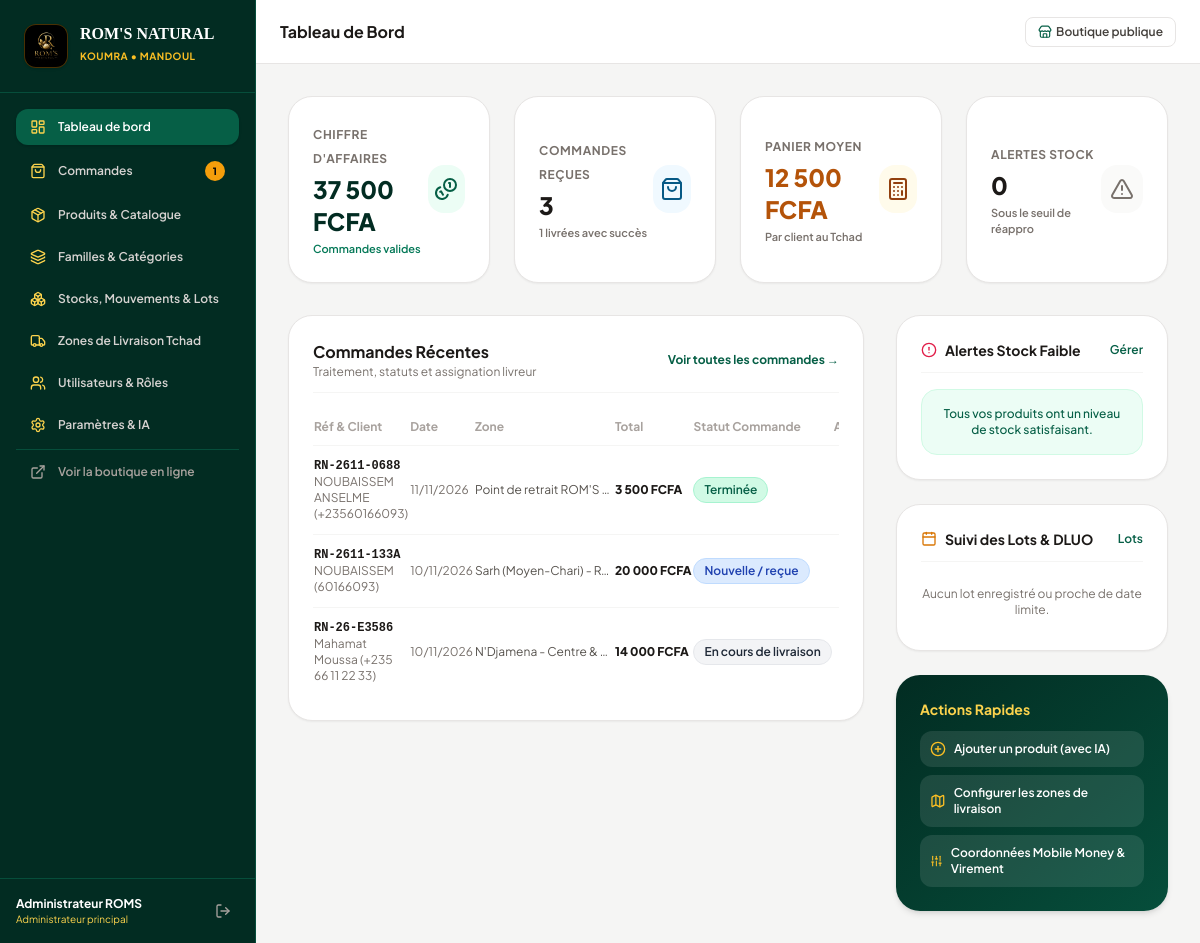
/admin/index.php (signed in), run on the app's committed database.
### tables this page shows
CREATE TABLE orders (
        id INTEGER PRIMARY KEY AUTOINCREMENT,
        reference TEXT UNIQUE NOT NULL,
        client_nom TEXT NOT NULL,
        client_telephone TEXT NOT NULL,
        client_email TEXT,
        zone_id INTEGER,
        zone_nom TEXT,
        adresse_detaillee TEXT NOT NULL,
        mode_reception TEXT NOT NULL DEFAULT 'Livraison',
        mode_paiement TEXT NOT NULL DEFAULT 'Paiement à la livraison',
        statut_paiement TEXT NOT NULL DEFAULT 'À encaisser à la livraison',
        statut_commande TEXT NOT NULL DEFAULT 'Nouvelle / reçue',
        reference_paiement TEXT,
        sous_total REAL NOT NULL DEFAULT 0,
        frais_livraison REAL NOT NULL DEFAULT 0,
        total REAL NOT NULL DEFAULT 0,
        notes_client TEXT,
        notes_internes TEXT,
        motif_annulation TEXT,
        livreur_nom TEXT,
        date_paiement DATETIME,
        date_creation DATETIME DEFAULT CURRENT_TIMESTAMP,
        date_mise_a_jour DATETIME DEFAULT CURRENT_TIMESTAMP
    );

### admin/index.php (the view, shortened to what this page needs)
<?php
require_once __DIR__ . '/header.php';
$totalSales = $pdo->query("SELECT SUM(total) FROM orders WHERE statut_commande != 'Annulée'")->fetchColumn() ?: 0;
$totalOrders = $pdo->query("SELECT COUNT(*) FROM orders")->fetchColumn() ?: 0;
$completedOrders = $pdo->query("SELECT COUNT(*) FROM orders WHERE statut_commande = 'Terminée'")->fetchColumn() ?: 0;
$averageBasket = ($totalOrders > 0) ? ($totalSales / $totalOrders) : 0;
$recentOrders = $pdo->query("SELECT * FROM orders ORDER BY id DESC LIMIT 8")->fetchAll();
$lowStockProducts = $pdo->query("SELECT * FROM products WHERE stock <= seuil_alerte AND disponible = 1 ORDER BY stock ASC LIMIT 6")->fetchAll();
$expiringDateThreshold = date('Y-m-d', strtotime('+6 months'));
$expiringBatches = $pdo->query("SELECT b.*, p.nom as produit_nom
    FROM product_batches b
    LEFT JOIN products p ON b.produit_id = p.id
    WHERE b.date_limite <= '$expiringDateThreshold'
    ORDER BY b.date_limite ASC LIMIT 5")->fetchAll();
?>
<div class="grid grid-cols-1 sm:grid-cols-2 lg:grid-cols-4 gap-6 mb-8">
    <div class="bg-white p-6 rounded-3xl border border-stone-200 shadow-sm flex items-center justify-between">
        <div>
            <span class="text-xs font-bold uppercase tracking-wider text-stone-500">Chiffre d'Affaires</span>
            <p class="text-2xl font-black text-emerald-950 mt-1"><?= formatPrice($totalSales) ?></p>
            <span class="text-[11px] text-emerald-700 font-semibold mt-1 block">Commandes valides</span>
        </div>
        <div class="w-12 h-12 rounded-2xl bg-emerald-50 text-emerald-800 flex items-center justify-center">
            <i data-lucide="coins" class="w-6 h-6"></i>
        </div>
    </div>
    <div class="bg-white p-6 rounded-3xl border border-stone-200 shadow-sm flex items-center justify-between">
        <div>
            <span class="text-xs font-bold uppercase tracking-wider text-stone-500">Commandes Reçues</span>
            <p class="text-2xl font-black text-stone-900 mt-1"><?= $totalOrders ?></p>
            <span class="text-[11px] text-stone-500 font-semibold mt-1 block"><?= $completedOrders ?> livrées avec succès</span>
        </div>
        <div class="w-12 h-12 rounded-2xl bg-sky-50 text-sky-800 flex items-center justify-center">
            <i data-lucide="shopping-bag" class="w-6 h-6"></i>
        </div>
    </div>
    <div class="bg-white p-6 rounded-3xl border border-stone-200 shadow-sm flex items-center justify-between">
        <div>
            <span class="text-xs font-bold uppercase tracking-wider text-stone-500">Panier Moyen</span>
            <p class="text-2xl font-black text-amber-700 mt-1"><?= formatPrice($averageBasket) ?></p>
            <span class="text-[11px] text-stone-500 font-semibold mt-1 block">Par client au Tchad</span>
        </div>
        <div class="w-12 h-12 rounded-2xl bg-amber-50 text-amber-800 flex items-center justify-center">
            <i data-lucide="calculator" class="w-6 h-6"></i>
        </div>
    </div>
    <div class="bg-white p-6 rounded-3xl border border-stone-200 shadow-sm flex items-center justify-between">
        <div>
            <span class="text-xs font-bold uppercase tracking-wider text-stone-500">Alertes Stock</span>
            <p class="text-2xl font-black <?= count($lowStockProducts) > 0 ? 'text-rose-600' : 'text-stone-900' ?> mt-1">
                <?= count($lowStockProducts) ?>
            </p>
            <span class="text-[11px] text-stone-500 font-semibold mt-1 block">Sous le seuil de réappro</span>
        </div>
        <div class="w-12 h-12 rounded-2xl <?= count($lowStockProducts) > 0 ? 'bg-rose-50 text-rose-700' : 'bg-stone-50 text-stone-500' ?> flex items-center justify-center">
            <i data-lucide="alert-triangle" class="w-6 h-6"></i>
        </div>
    </div>
</div>
<div class="grid grid-cols-1 lg:grid-cols-12 gap-8 items-start">
    <div class="lg:col-span-8 bg-white rounded-3xl border border-stone-200 p-6 shadow-sm space-y-4">
        <div class="flex items-center justify-between pb-3 border-b border-stone-100">
            <div>
                <h3 class="font-bold text-base text-stone-900">Commandes Récentes</h3>
                <p class="text-xs text-stone-500">Traitement, statuts et assignation livreur</p>
            </div>
            <a href="<?= BASE_URL ?>/admin/orders.php" class="text-xs font-bold text-emerald-800 hover:underline">
                Voir toutes les commandes →
            </a>
        </div>
        <?php if (empty($recentOrders)): ?>
            <p class="text-xs text-stone-500 py-6 text-center">Aucune commande enregistrée pour le moment.</p>
        <?php else: ?>
            <div class="overflow-x-auto">
                <table class="w-full text-left text-xs">
                    <thead>
                        <tr class="text-stone-400 font-semibold border-b border-stone-100 pb-2">
                            <th class="py-2.5">Réf & Client</th>
                            <th class="py-2.5">Date</th>
                            <th class="py-2.5">Zone</th>
                            <th class="py-2.5">Total</th>
                            <th class="py-2.5">Statut Commande</th>
                            <th class="py-2.5 text-right">Action</th>
                        </tr>
                    </thead>
                    <tbody class="divide-y divide-stone-100">
                        <?php foreach ($recentOrders as $ord): ?>
                            <tr class="hover:bg-stone-50/70 transition">
                                <td class="py-3">
                                    <span class="font-bold text-stone-900 font-mono block"><?= htmlspecialchars($ord['reference']) ?></span>
                                    <span class="text-stone-500"><?= htmlspecialchars($ord['client_nom']) ?> (<?= htmlspecialchars($ord['client_telephone']) ?>)</span>
                                </td>
                                <td class="py-3 text-stone-500 whitespace-nowrap"><?= formatDateFr($ord['date_creation'], false) ?></td>
                                <td class="py-3 text-stone-600 max-w-[140px] truncate" title="<?= htmlspecialchars($ord['zone_nom']) ?>">
                                    <?= htmlspecialchars($ord['zone_nom']) ?>
                                </td>
                                <td class="py-3 font-black text-stone-900 whitespace-nowrap"><?= formatPrice($ord['total']) ?></td>
                                <td class="py-3 whitespace-nowrap">
                                    <?= orderStatusBadge($ord['statut_commande']) ?>
                                </td>
                                <td class="py-3 text-right">
                                </td>
                            </tr>
                        <?php endforeach; ?>
                    </tbody>
                </table>
            </div>
        <?php endif; ?>
    </div>
    <div class="lg:col-span-4 space-y-6">
        <div class="bg-white rounded-3xl border border-stone-200 p-6 shadow-sm space-y-4">
            <div class="flex items-center justify-between pb-3 border-b border-stone-100">
                <div class="flex items-center gap-2">
                    <i data-lucide="alert-circle" class="w-4 h-4 text-rose-600"></i>
                    <h3 class="font-bold text-sm text-stone-900">Alertes Stock Faible</h3>
                </div>
                <a href="<?= BASE_URL ?>/admin/stock.php" class="text-xs font-semibold text-emerald-800 hover:underline">Gérer</a>
            </div>
            <?php if (empty($lowStockProducts)): ?>
                <div class="p-4 rounded-2xl bg-emerald-50 border border-emerald-100 text-emerald-800 text-xs text-center font-medium">
                    Tous vos produits ont un niveau de stock satisfaisant.
                </div>
            <?php endif; ?>
        </div>
        <div class="bg-white rounded-3xl border border-stone-200 p-6 shadow-sm space-y-4">
            <div class="flex items-center justify-between pb-3 border-b border-stone-100">
                <div class="flex items-center gap-2">
                    <i data-lucide="calendar" class="w-4 h-4 text-amber-600"></i>
                    <h3 class="font-bold text-sm text-stone-900">Suivi des Lots & DLUO</h3>
                </div>
                <a href="<?= BASE_URL ?>/admin/stock.php" class="text-xs font-semibold text-emerald-800 hover:underline">Lots</a>
            </div>
            <?php if (empty($expiringBatches)): ?>
                <p class="text-xs text-stone-500 text-center py-2">Aucun lot enregistré ou proche de date limite.</p>
            <?php endif; ?>
        </div>
        <div class="bg-gradient-to-br from-emerald-950 to-emerald-900 p-6 rounded-3xl text-white space-y-3 shadow-md">
            <h4 class="font-bold text-sm text-amber-300">Actions Rapides</h4>
            <div class="space-y-2 text-xs">
                <a href="<?= BASE_URL ?>/admin/product_edit.php" class="block p-2.5 rounded-xl bg-white/10 hover:bg-white/20 transition font-semibold flex items-center gap-2">
                    <i data-lucide="plus-circle" class="w-4 h-4 text-amber-400"></i>
                    <span>Ajouter un produit (avec IA)</span>
                </a>
                <a href="<?= BASE_URL ?>/admin/delivery_zones.php" class="block p-2.5 rounded-xl bg-white/10 hover:bg-white/20 transition font-semibold flex items-center gap-2">
                    <i data-lucide="map" class="w-4 h-4 text-amber-400"></i>
                    <span>Configurer les zones de livraison</span>
                </a>
                <a href="<?= BASE_URL ?>/admin/settings.php" class="block p-2.5 rounded-xl bg-white/10 hover:bg-white/20 transition font-semibold flex items-center gap-2">
                    <i data-lucide="sliders" class="w-4 h-4 text-amber-400"></i>
                    <span>Coordonnées Mobile Money & Virement</span>
                </a>
            </div>
        </div>
    </div>
</div>
<?php require_once __DIR__ . '/footer.php'; ?>

### includes/functions.php (shortened to what this page needs)
<?php
function formatPrice($amount) {
    return number_format((float)$amount, 0, ',', ' ') . ' FCFA';
}
function formatDateFr($datetime, $withHour = true) {
    $timestamp = strtotime($datetime);
    return date('d/m/Y', $timestamp);
}
function orderStatusBadge($status) {
    $colors = [
        'Nouvelle / reçue' => 'bg-blue-100 text-blue-800 border-blue-200',
        'Confirmée' => 'bg-indigo-100 text-indigo-800 border-indigo-200',
        'En préparation' => 'bg-amber-100 text-amber-800 border-amber-200',
        'Prête' => 'bg-purple-100 text-purple-800 border-purple-200',
        'En livraison' => 'bg-sky-100 text-sky-800 border-sky-200',
        'Terminée' => 'bg-emerald-100 text-emerald-800 border-emerald-200',
        'Annulée' => 'bg-rose-100 text-rose-800 border-rose-200',
        'En attente' => 'bg-orange-100 text-orange-800 border-orange-200',
    ];
    $cls = $colors[$status] ?? 'bg-gray-100 text-gray-800 border-gray-200';
    return '<span class="inline-flex items-center px-2.5 py-1 rounded-full text-xs font-semibold border ' . $cls . '">' . htmlspecialchars($status) . '</span>';
}

### admin/header.php (style rules this page uses)
body { font-family: 'Plus Jakarta Sans', sans-serif; }

### data on the page
orders: reference "RN-2611-0688", client_nom "NOUBAISSEM ANSELME", client_telephone "+23560166093", date_creation "11/11/2026", zone_nom "Point de retrait ROM'S…", total "3 500 FCFA", statut_commande "Terminée"
orders: reference "RN-2611-133A", client_nom "NOUBAISSEM", client_telephone "60166093", date_creation "10/11/2026", zone_nom "Sarh (Moyen-Chari) - R…", total "20 000 FCFA", statut_commande "Nouvelle / reçue"
orders: reference "RN-26-E3586", client_nom "Mahamat Moussa", client_telephone "+235 66 11 22 33", date_creation "10/11/2026", zone_nom "N'Djamena - Centre &…", total "14 000 FCFA", statut_commande "En cours de livraison"

### other printed values
$pendingOrdersCount "1"
$_SESSION['admin_name'] "Administrateur ROMS"
$adminRole "Administrateur principal"
$adminTitle "Tableau de Bord"
formatPrice($totalSales) "37 500 FCFA"
$totalOrders "3"
$completedOrders "1"
formatPrice($averageBasket) "12 500 FCFA"
count($lowStockProducts) "0"
